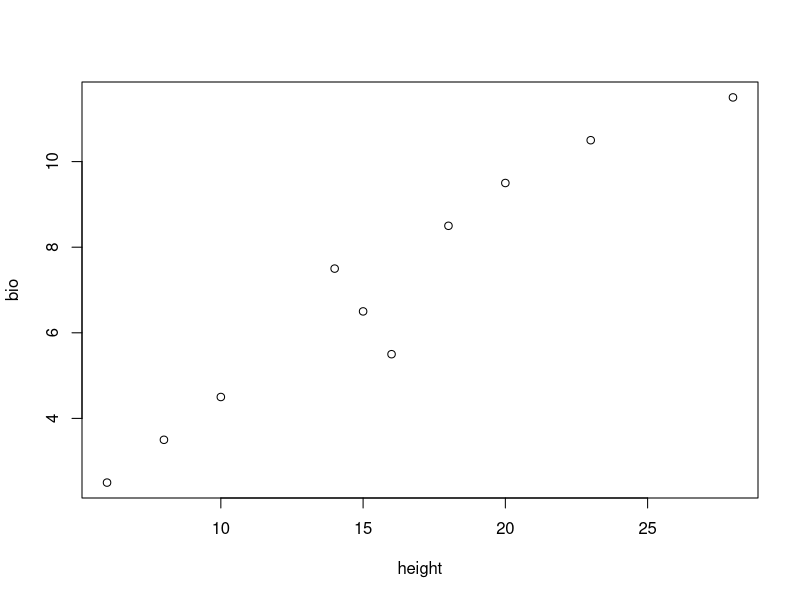
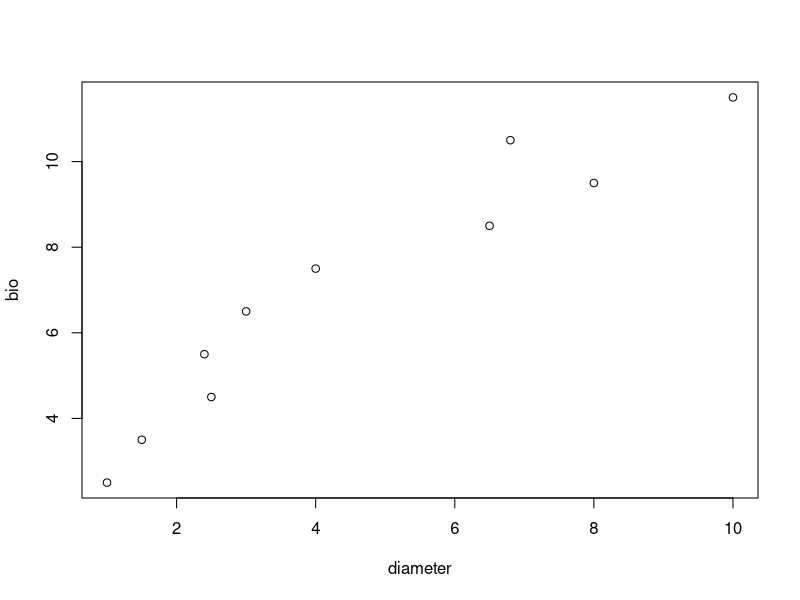
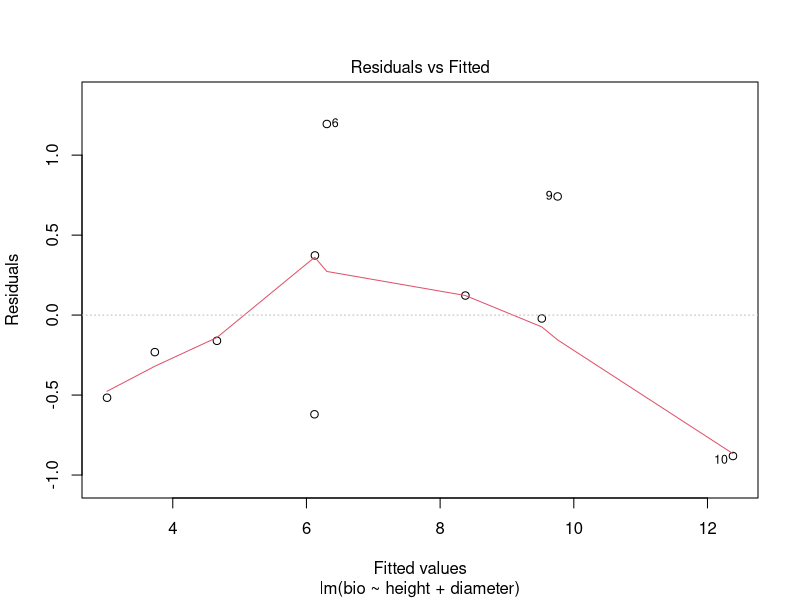
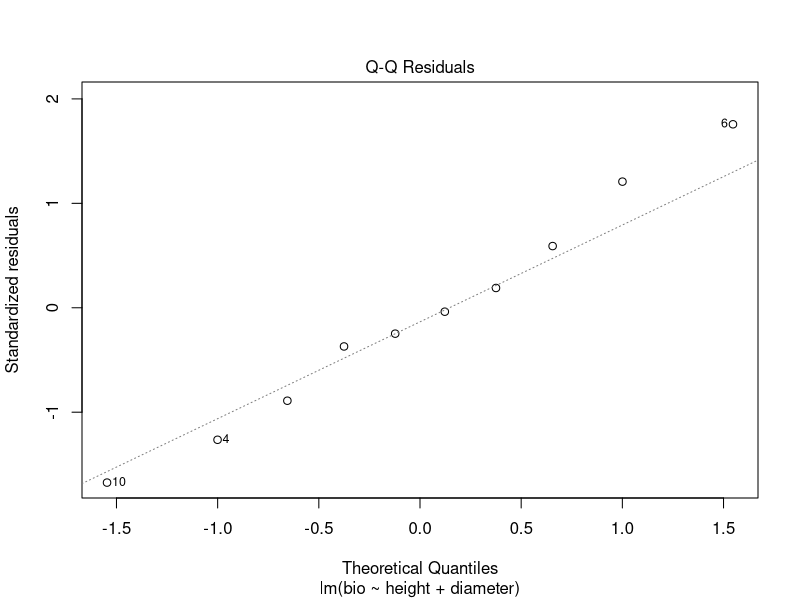
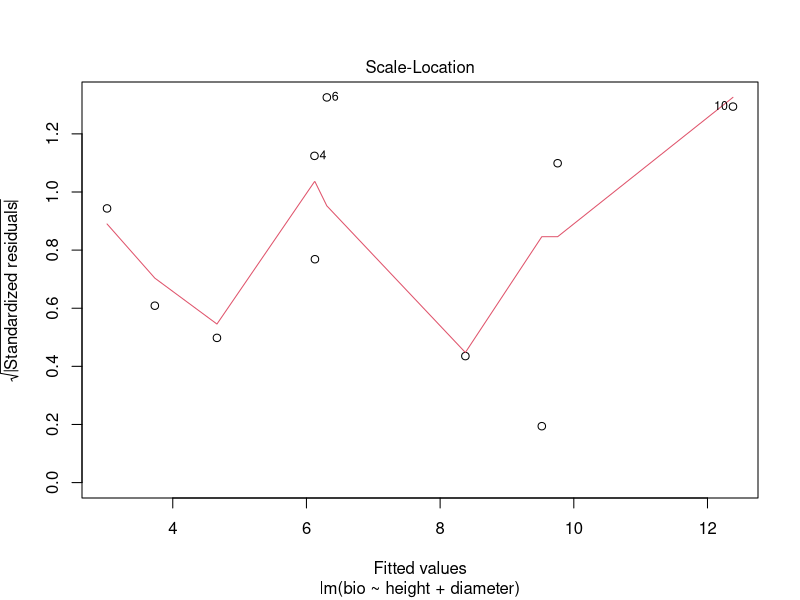
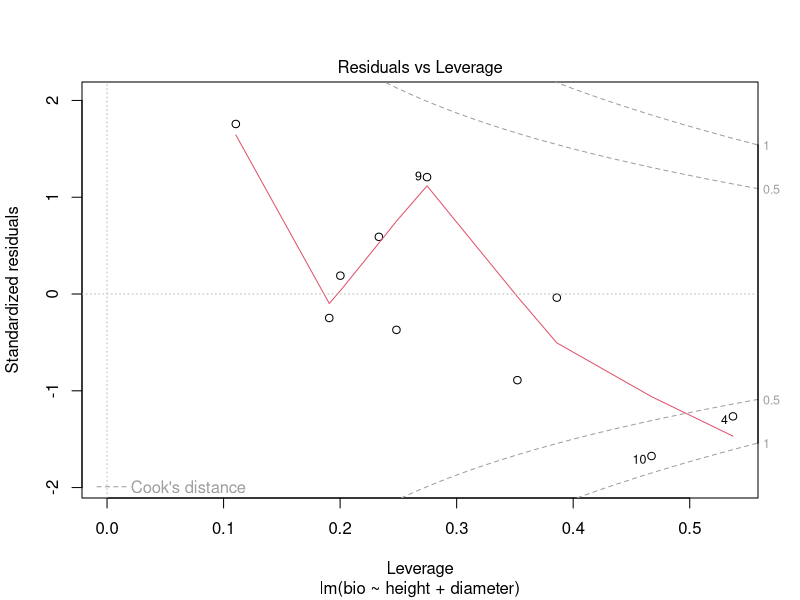

Write R code to recreate these figures, in order.

#### predict biomass ####
#########################
setwd("E:/wangc/Documents/R/Data/Estimate Biomass") #must use "/" instead of "\"
install.packages("readxl")
library(readxl)
coexist <- read_excel('coexist.xlsx') # or read.table('coexist.txt',header = T)
plot(bio ~ height, data=coexist)
plot(bio ~ diameter, data=coexist)
lm_co <- lm(bio ~ height + diameter, data=coexist)#lm is used to fit linear models.
plot(lm_co)
summary(lm_co)
lrt_co <- drop1(lm_co, test="Chi")
lrt_co

newdata=data.frame(height=c(13, 15, 17, 18), diameter=c(3, 4, 5, 6))
newdata
predict(lm_co, newdata=newdata, type = "response")

